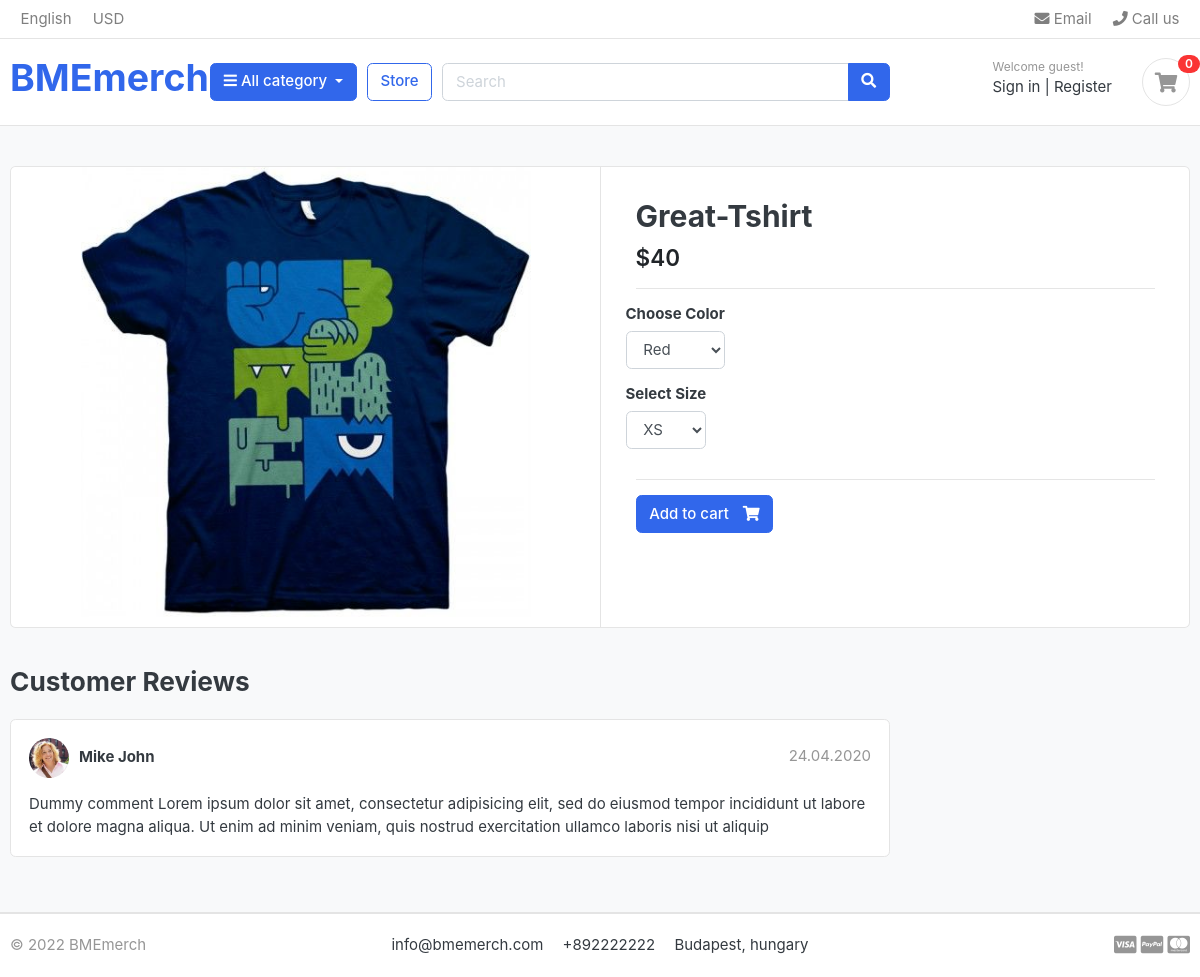
The page /store/category/t-shirt/great-tshirt on the database its author committed.
### store/models.py (models this page shows, shortened)
class Product(models.Model):
    product_name = models.CharField(max_length=200, unique=True)
    slug = models.SlugField(max_length=200, unique=True)
    description = models.TextField(max_length=500, blank=True)
    price = models.IntegerField()
    images = models.ImageField(upload_to='photos/products')
    stock = models.IntegerField()
    is_available = models.BooleanField(default=True)
    category = models.ForeignKey(Category,on_delete=models.CASCADE )
    created_date = models.DateTimeField(auto_now_add=True)
    modified_date = models.DateTimeField(auto_now=True)

### store/views.py (the view)
# urls.py: path('category/<slug:category_slug>/<slug:product_slug>', views.product_detail, name='product_detail'),
def product_detail(request, category_slug, product_slug):
    try:
        single_product = Product.objects.get(category__slug=category_slug,slug=product_slug)
        in_cart = Cart_item.objects.filter(cart__cart_id=_cart_id(request), product=single_product).exists()
    except Exception as e:
        raise e
    context = {
        'single_product':single_product,
        'in_cart':in_cart,
    }
    return render(request, 'store/product_detail.html', context)

### carts/context_processors.py (called while the page is built)
def counter(request):
    cart_count=0
    if 'admin' in request.path:
        return {}
    else:
        try:
            cart = Cart.objects.filter(cart_id=_cart_id(request))
            cart_items = Cart_item.objects.all().filter(cart=cart[:1])
            for cart_item in cart_items:
                cart_count+=cart_item.quantity
        except Cart.DoesNotExist:
            cart_count=0
    return dict(cart_count=cart_count)

### carts/views.py (called while the page is built)
def _cart_id(request):
    cart = request.session.session_key
    if not cart:
        cart = request.session.create()
    return cart

### category/context_processors.py (called while the page is built)
def menu_links(request):
    links = Category.objects.all()
    return dict(links=links)

### category/models.py (called while the page is built)
    def get_url(self):
        return reverse ('products_by_category', args={self.slug})

### templates/store/product_detail.html (shortened to what this page needs)
{%extends 'base.html'%}
{%block content%}
<section class="section-content padding-y bg">
    <div class="container">
    <div class="card">
        <div class="row no-gutters">
            <aside class="col-md-6">
    <article class="gallery-wrap">
        <div class="img-big-wrap">
           <a href="#"><img src="{{single_product.images.url}}"></a>
        </div>
    </article>
            </aside>
            <main class="col-md-6 border-left">
    <form action="{% url 'add_cart' single_product.id %} " method="GET">
      <article class="content-body">
      <h2 class="title">{{ single_product.product_name }}</h2>
      <div class="mb-3">
          <var class="price h4">${{single_product.price}}</var>
      </div>
      <hr>
        <div class="row">
            <div class="item-option-select">
                <h6>Choose Color</h6>
                <select name='color' class='form-control'>
                  <option value="red">Red</option>
                </select>
            </div>
        </div>
        <div class="row">
            <div class="item-option-select">
                <h6>Select Size</h6>
                <select name='size' class='form-control'>
                  <option value="xs">XS</option>
                </select>
            </div>
        </div>
        <hr>
        {% if single_product.stock <= 0 %}
            <h5 class="text-danger"  >Out of stock</h5>
            {% else %}
                {% if in_cart %}
                  <a href="" class="btn  btn-success"> <span class="text">Added to cart</span> <i class="fas fa-shopping-check"></i>  </a>
                  <a href="{% url 'cart' %}" class="btn  btn-outline-primary"> <span class="text">View cart</span> <i class="fas fa-shopping-eye"></i>  </a>
                {%else%}
                  <button type='submit'  class="btn  btn-primary"> <span class="text">Add to cart</span> <i class="fas fa-shopping-cart"></i>  </a>
                {% endif %}
            {% endif %}
        </article>
      </form>
            </main>
        </div>
    </div>
    <br>
    <div class="row">
                <div class="col-md-9">
        <header class="section-heading">
            <h3>Customer Reviews </h3>
        </header>
        <article class="box mb-3">
            <div class="icontext w-100">
                <img src="./images/avatars/avatar1.jpg" class="img-xs icon rounded-circle">
                <div class="text">
                    <span class="date text-muted float-md-right">24.04.2020 </span>
                    <h6 class="mb-1">Mike John </h6>
                </div>
            </div>
            <div class="mt-3">
                <p>
                    Dummy comment Lorem ipsum dolor sit amet, consectetur adipisicing elit, sed do eiusmod
                    tempor incididunt ut labore et dolore magna aliqua. Ut enim ad minim veniam,
                    quis nostrud exercitation ullamco laboris nisi ut aliquip
                </p>
            </div>
        </article>
        </div>
    </div>
    </div>
    </section>
{%endblock%}

### static/css/ui.css (style rules this page uses)
html { font-family: "Inter", sans-serif; font-size: 15px; }
.content-body { flex: 1 1 auto; padding: 2rem 2.3rem; }
.img-xs, .img-sm, .img-md, .img-lg { -o-object-fit: cover; object-fit: cover; flex-shrink: 0; flex-grow: 0; }
.img-xs { width: 40px; height: 40px; }
.padding-y { padding-top: 40px; padding-bottom: 40px; }
var { font-style: normal; }
article:after, .form-group:after { display: block; clear: both; content: ""; }
.bg { background-color: #f8f9fa; }
.section-heading { margin-bottom: 20px; margin-top: 15px; }
p:last-child { margin-bottom: 0; }
.btn .text + i { margin-left: 10px; }
.icontext { display: inline-flex; align-items: center; vertical-align: middle; }
.icontext .text { width: 100%; line-height: 1.2; }
.icontext .icon { position: relative; margin-right: 10px; flex-shrink: 0; flex-grow: 0; }
.price { font-weight: 600; color: #212529; }
.box { padding: 18px; background: #fff; border-radius: 0.37rem; border: 1px solid #e4e4e4; }
.box img { max-width: 100%; }
.gallery-wrap .img-big-wrap { margin-bottom: 10px; border-radius: 0.37rem; overflow: hidden; background-color: #fff; }
.gallery-wrap .img-big-wrap a { text-align: center; display: block; }
.gallery-wrap .img-big-wrap img { height: 450px; width: auto; display: inline-block; }
.item-option-select { margin-bottom: 1rem; display: inline-block; margin-right: 15px; }

### rows shown on the page
Product: images (picture), product_name "Great-Tshirt", price "40"

### other values the page prints
{{ cart_count }} "0"
